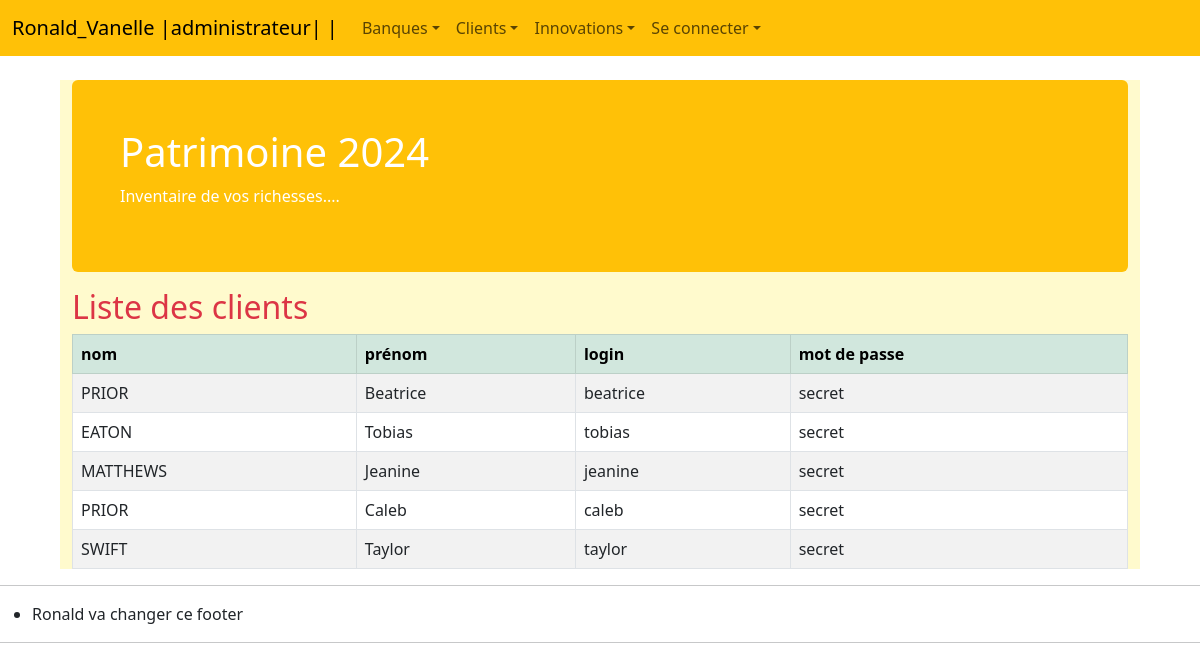
Screenshot of /app/router/router1.php?action=clientReadAll with the database file from the repository.
### tables this page shows
create table if not exists personne (
 id integer unsigned not null,
 nom varchar(40) not null,
 prenom varchar(40) unique not null,
 statut integer unsigned not null,
 login varchar(20) not null,
 password varchar(20) not null,
 primary key (id) 
);

### app/controller/ControllerClient.php (called while the page is built, shortened)
<?php
require_once '../model/ModelPersonne.php';
class ControllerClient {
public static function clientReadAll() {
$results = ModelPersonne::getAllClient();
include 'config.php';
$vue = $root . '/app/view/client/viewAllClient.php';
require ($vue);
}
}
?>

### app/model/ModelPersonne.php (called while the page is built, shortened)
<?php
class ModelPersonne {
    private $id, $nom, $prenom, $statut, $login, $password;
    public function getNom() {
        return $this->nom;
    }
    public function getPrenom() {
        return $this->prenom;
    }
    public function getLogin() {
        return $this->login;
    }
    public function getPassword() {
        return $this->password;
    }
    public static function getAllClient() {
        try {
            $database = Model::getInstance();
            $query = "select * from personne where statut = 1";
            $statement = $database->prepare($query);
            $statement->execute();
            $results = $statement->fetchAll(PDO::FETCH_CLASS, "ModelPersonne");
            return $results;
        } catch (PDOException $e) {
            printf("%s - %s<p/>\n", $e->getCode(), $e->getMessage());
            return NULL;
        }
    }
}
?>

### app/view/client/viewAllClient.php (the view, shortened to what this page needs)
<body>
    <div class="container">
        <h2 class="text-danger">Liste des clients </h2>
        <table class = "table table-striped table-bordered">
            <thead>
                <tr class = "table-success">
                    <th scope = "col">nom</th>
                    <th scope = "col">prénom</th>
                    <th scope = "col">login</th>
                    <th scope = "col">mot de passe</th>
                </tr>
            </thead>
            <tbody>
                <?php
                foreach ($results as $element) {
                    printf("<tr><td>%s</td><td>%s</td><td>%s</td><td>%s</td></tr>",
                            $element->getNom(), $element->getPrenom(),$element->getLogin(),$element->getPassword());
                }
                ?>
            </tbody>
        </table>
    </div>

### public/css/perso_css.css (style rules this page uses)
body { background-color: white; }
.container { margin-top: 80px; background-color: greenyellow; width: 60%; }

### rows the page displays
personne: nom "PRIOR", prenom "Beatrice", login "beatrice", password "secret"
personne: nom "EATON", prenom "Tobias", login "tobias", password "secret"
personne: nom "MATTHEWS", prenom "Jeanine", login "jeanine", password "secret"
personne: nom "PRIOR", prenom "Caleb", login "caleb", password "secret"
personne: nom "SWIFT", prenom "Taylor", login "taylor", password "secret"
